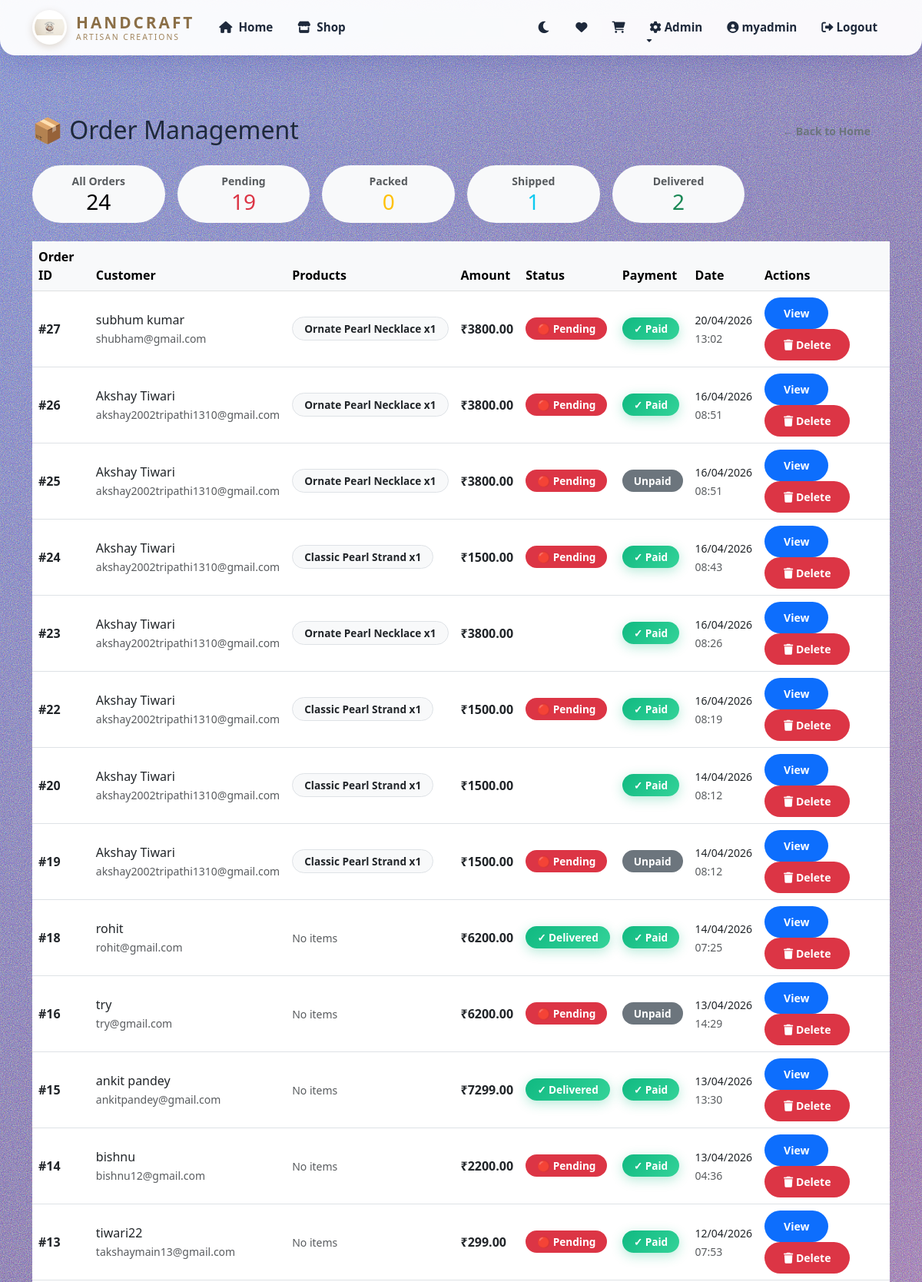
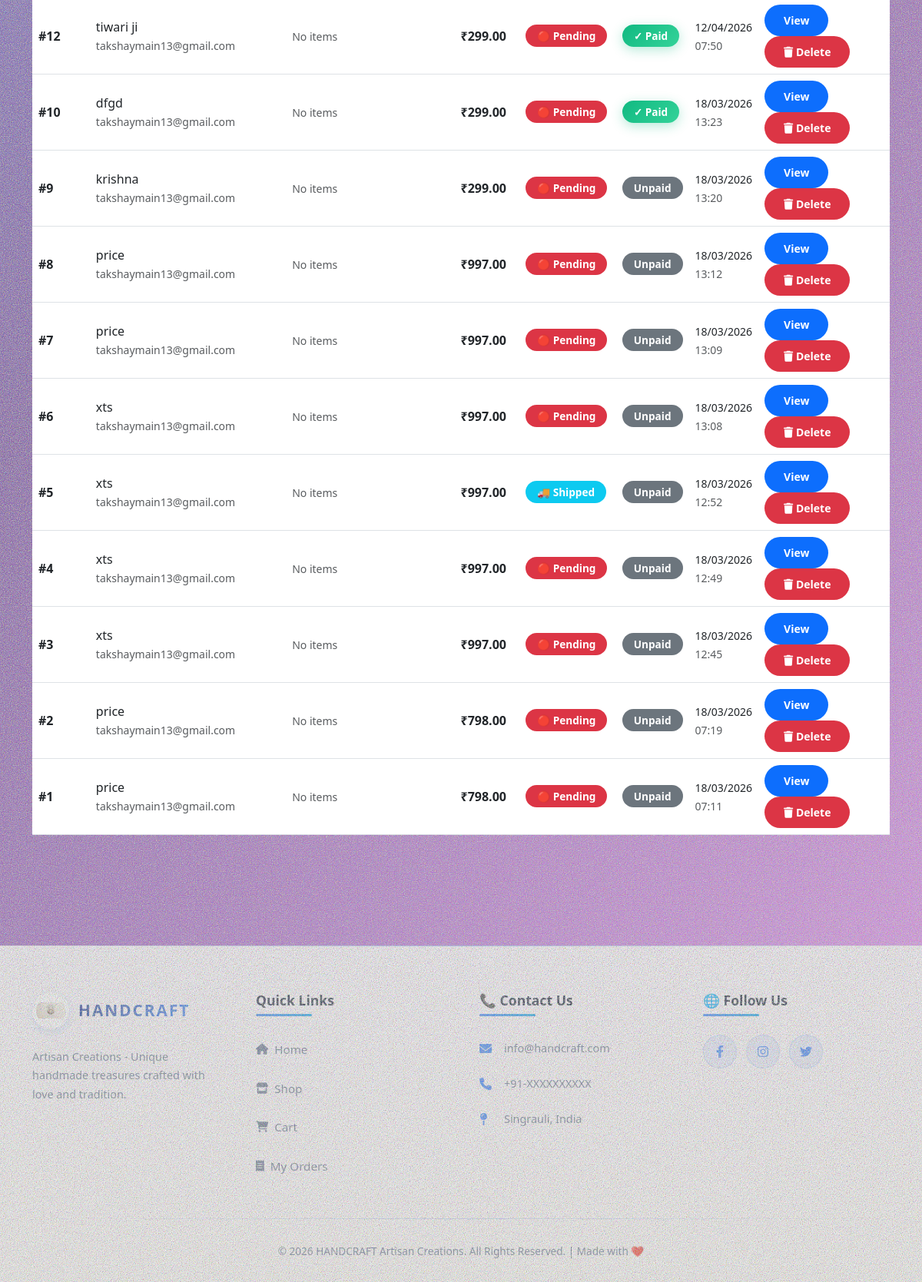
/orders/manage/ (signed in), run on the app's committed database (2 pictures, top to bottom).
### shop/models.py (models this page shows, shortened)
class Order(models.Model):
    STATUS_CHOICES = (
        ('Pending', 'Pending'),
        ('Packed', 'Packed'),
        ('Shipped', 'Shipped'),
        ('Delivered', 'Delivered'),
        ('Cancelled', 'Cancelled'),
    )
    REFUND_STATUS_CHOICES = (
        ('None', 'None'),
        ('Pending', 'Pending'),
        ('Completed', 'Completed'),
    )
    user = models.ForeignKey(User, on_delete=models.SET_NULL, null=True, blank=True)
    full_name = models.CharField(max_length=100)
    email = models.EmailField()
    phone = models.CharField(max_length=15, blank=True, null=True)
    address = models.TextField()
    city = models.CharField(max_length=100)
    pincode = models.CharField(max_length=6)
    total_amount = models.DecimalField(max_digits=10, decimal_places=2)
    payment_status = models.BooleanField(default=False)
    razorpay_order_id = models.CharField(max_length=100, unique=True, null=True, blank=True)
    status = models.CharField(max_length=20, choices=STATUS_CHOICES, default='Pending')
    created_at = models.DateTimeField(auto_now_add=True)
    cancelled_at = models.DateTimeField(null=True, blank=True)
    cancellation_reason = models.TextField(blank=True, default='')
    refund_status = models.CharField(max_length=20, choices=REFUND_STATUS_CHOICES, default='None')

class OrderItem(models.Model):
    order = models.ForeignKey('Order', on_delete=models.CASCADE, related_name='items')
    product = models.ForeignKey(Product, on_delete=models.SET_NULL, null=True)
    quantity = models.PositiveIntegerField(default=1)
    price = models.DecimalField(max_digits=10, decimal_places=2)  # Price at time of order

class Product(models.Model):
    CATEGORY_CHOICES = (
        ('jewelry', 'Jewelry'),
        ('home-decor', 'Home Decor'),
        ('textiles', 'Textiles'),
        ('pottery', 'Pottery'),
        ('bags', 'Bags & Accessories'),
        ('other', 'Other'),
    )
    name = models.CharField(max_length=200)
    price = models.IntegerField()
    description = models.TextField()
    image = models.ImageField(upload_to='products')
    category = models.CharField(max_length=20, choices=CATEGORY_CHOICES, default='other')
    is_active = models.BooleanField(default=True)
    created_at = models.DateTimeField(auto_now_add=True)

### shop/views.py (the view)
# urls.py: path('orders/manage/', views.admin_orders_list, name='admin_orders_list'),
@login_required(login_url='login')
@user_passes_test(is_admin)
def admin_orders_list(request):
    orders = Order.objects.all().order_by('-created_at')
    status_filter = request.GET.get('status')
    if status_filter:
        orders = orders.filter(status=status_filter)
    all_count = Order.objects.count()
    pending_count = Order.objects.filter(status='Pending').count()
    packed_count = Order.objects.filter(status='Packed').count()
    shipped_count = Order.objects.filter(status='Shipped').count()
    delivered_count = Order.objects.filter(status='Delivered').count()
    context = {
        'orders': orders,
        'all_count': all_count,
        'pending_count': pending_count,
        'packed_count': packed_count,
        'shipped_count': shipped_count,
        'delivered_count': delivered_count,
        'current_status': status_filter,
    }
    return render(request, 'shop/admin_orders.html', context)

### shop/templates/shop/admin_orders.html (shortened to what this page needs)
{% extends 'base.html' %}
{% block content %}
<div class="container py-5">
    <div class="row mb-4">
        <div class="col-md-8">
            <h2 class="mb-0">📦 Order Management</h2>
        </div>
        <div class="col-md-4 text-end">
            <a href="{% url 'home' %}" class="btn btn-outline-secondary btn-sm">← Back to Home</a>
        </div>
    </div>
    <div class="row g-3 mb-4">
        <div class="col-md-2">
            <a href="{% url 'admin_orders_list' %}" class="btn btn-light w-100 text-center {% if not current_status %}border-primary border-2{% endif %}">
                <div class="small text-muted">All Orders</div>
                <div class="h3 mb-0">{{ all_count }}</div>
            </a>
        </div>
        <div class="col-md-2">
            <a href="{% url 'admin_orders_list' %}?status=Pending" class="btn btn-light w-100 text-center {% if current_status == 'Pending' %}border-danger border-2{% endif %}">
                <div class="small text-muted">Pending</div>
                <div class="h3 mb-0 text-danger">{{ pending_count }}</div>
            </a>
        </div>
        <div class="col-md-2">
            <a href="{% url 'admin_orders_list' %}?status=Packed" class="btn btn-light w-100 text-center {% if current_status == 'Packed' %}border-warning border-2{% endif %}">
                <div class="small text-muted">Packed</div>
                <div class="h3 mb-0 text-warning">{{ packed_count }}</div>
            </a>
        </div>
        <div class="col-md-2">
            <a href="{% url 'admin_orders_list' %}?status=Shipped" class="btn btn-light w-100 text-center {% if current_status == 'Shipped' %}border-info border-2{% endif %}">
                <div class="small text-muted">Shipped</div>
                <div class="h3 mb-0 text-info">{{ shipped_count }}</div>
            </a>
        </div>
        <div class="col-md-2">
            <a href="{% url 'admin_orders_list' %}?status=Delivered" class="btn btn-light w-100 text-center {% if current_status == 'Delivered' %}border-success border-2{% endif %}">
                <div class="small text-muted">Delivered</div>
                <div class="h3 mb-0 text-success">{{ delivered_count }}</div>
            </a>
        </div>
    </div>
    {% if orders %}
    <div class="table-responsive">
        <table class="table table-hover align-middle">
            <thead class="table-light">
                <tr>
                    <th>Order ID</th>
                    <th>Customer</th>
                    <th>Products</th>
                    <th>Amount</th>
                    <th>Status</th>
                    <th>Payment</th>
                    <th>Date</th>
                    <th>Actions</th>
                </tr>
            </thead>
            <tbody>
                {% for order in orders %}
                <tr>
                    <td><strong>#{{ order.id }}</strong></td>
                    <td>
                        <div>{{ order.full_name }}</div>
                        <small class="text-muted">{{ order.email }}</small>
                    </td>
                    <td>
                        {% with order_items=order.items.all %}
                            {% if order_items %}
                                {% for item in order_items %}
                                    <span class="badge bg-light text-dark border">
                                        {{ item.product.name|default:"Deleted" }} x{{ item.quantity }}
                                    </span>
                                {% endfor %}
                            {% else %}
                                <small class="text-muted">No items</small>
                            {% endif %}
                        {% endwith %}
                    </td>
                    <td><strong>₹{{ order.total_amount }}</strong></td>
                    <td>
                        {% if order.status == 'Pending' %}
                            <span class="badge bg-danger">🔴 Pending</span>
                        {% elif order.status == 'Packed' %}
                            <span class="badge bg-warning text-dark">📦 Packed</span>
                        {% elif order.status == 'Shipped' %}
                            <span class="badge bg-info">🚚 Shipped</span>
                        {% elif order.status == 'Delivered' %}
                            <span class="badge bg-success">✓ Delivered</span>
                        {% endif %}
                    </td>
                    <td>
                        {% if order.payment_status %}
                            <span class="badge bg-success">✓ Paid</span>
                        {% else %}
                            <span class="badge bg-secondary">Unpaid</span>
                        {% endif %}
                    </td>
                    <td>
                        <small>{{ order.created_at|date:"d/m/Y" }}</small><br>
                        <small class="text-muted">{{ order.created_at|time:"H:i" }}</small>
                    </td>
                    <td>
                        <a href="{% url 'admin_order_detail' order.id %}" class="btn btn-sm btn-primary me-1">View</a>
                        <form method="post" style="display: inline;" onsubmit="return confirmDelete({{ order.id }});">
                            <button type="submit" class="btn btn-sm btn-danger">
                                <i class="fas fa-trash"></i> Delete
                            </button>
                        </form>
                    </td>
                </tr>
                {% endfor %}
            </tbody>
        </table>
    </div>
    {% else %}
    <div class="alert alert-info text-center py-5">
        <i class="fas fa-inbox fa-3x mb-3"></i>
        <p class="mb-0 mt-3">No orders found</p>
    </div>
    {% endif %}
</div>
{% endblock %}

### shop/templates/base.html (shortened to what this page needs)
{% load static %}
<!DOCTYPE html>
<html lang="en">
<head>
    <link href="https://cdn.jsdelivr.net/npm/bootstrap@5.3.0/dist/css/bootstrap.min.css" rel="stylesheet">
    <link rel="stylesheet" href="https://cdnjs.cloudflare.com/ajax/libs/font-awesome/6.0.0/css/all.min.css">
</head>
<body>
    <nav class="navbar navbar-expand-lg sticky-top">
        <div class="container">
            <a class="navbar-brand" href="{% url 'home' %}">
                <img src="{% static 'images/logo.png' %}" alt="Handcraft" class="navbar-logo">
                <div class="brand-text">
                    <span class="brand-main">HANDCRAFT</span>
                    <span class="brand-sub">Artisan Creations</span>
                </div>
            </a>
            <div class="collapse navbar-collapse" id="navbarNav">
                <ul class="navbar-nav me-auto">
                    <li class="nav-item">
                        <a class="nav-link fw-bold" href="{% url 'home' %}">
                            <i class="fa-solid fa-home me-1"></i> Home
                        </a>
                    </li>
                    <li class="nav-item">
                        <a class="nav-link fw-bold" href="{% url 'shop' %}">
                            <i class="fa-solid fa-store me-1"></i> Shop
                        </a>
                    </li>
                </ul>
                <ul class="navbar-nav ms-auto align-items-center">
                    <li class="nav-item">
                        <button class="nav-link" id="themeToggle" title="Toggle dark mode" style="background:none;border:none;cursor:pointer;font-size:1.1rem;">
                            <i class="fa-solid fa-moon" id="themeIcon"></i>
                        </button>
                    </li>
                    {% if user.is_authenticated %}
                        <li class="nav-item">
                            <a class="nav-link" href="{% url 'wishlist' %}" title="Wishlist" aria-label="Wishlist">
                                <i class="fa-solid fa-heart" aria-hidden="true"></i>
                            </a>
                        </li>
                        <li class="nav-item">
                            <a class="nav-link" href="{% url 'cart_view' %}" id="cart-link" title="Cart" aria-label="Cart">
                                <i class="fa-solid fa-shopping-cart" aria-hidden="true"></i>
                            </a>
                        </li>
                        {% if user.is_staff %}
                            <li class="nav-item dropdown">
                                <a class="nav-link dropdown-toggle" href="#" id="adminMenu" role="button" data-bs-toggle="dropdown">
                                    <i class="fa-solid fa-cog"></i> Admin
                                </a>
                            </li>
                        {% endif %}
                        <li class="nav-item">
                            <a class="nav-link" href="{% url 'customer_profile' %}">
                                <i class="fa-solid fa-user-circle"></i> {{ user.username }}
                            </a>
                        </li>
                        <li class="nav-item">
                            <a class="nav-link text-danger" href="{% url 'logout' %}">
                                <i class="fa-solid fa-sign-out-alt"></i> Logout
                            </a>
                        </li>
                    {% endif %}
                </ul>
            </div>
        </div>
    </nav>
    <main>
        {% block content %}{% endblock %}
    </main>
    <footer class="footer-main">
        <div class="container">
            <div class="footer-grid">
                <div class="footer-section">
                    <div class="footer-brand">
                        <img src="{% static 'images/logo.png' %}" alt="Handcraft" class="footer-logo">
                        <h5 class="footer-brand-name">HANDCRAFT</h5>
                    </div>
                    <p class="footer-description">Artisan Creations - Unique handmade treasures crafted with love and tradition.</p>
                </div>
                <div class="footer-section">
                    <h5 class="footer-title">Quick Links</h5>
                    <div class="footer-links">
                        <a href="{% url 'home' %}" class="footer-link">
                            <i class="fa-solid fa-home"></i> Home
                        </a>
                        <a href="{% url 'shop' %}" class="footer-link">
                            <i class="fa-solid fa-store"></i> Shop
                        </a>
                        {% if user.is_authenticated %}
                            <a href="{% url 'cart_view' %}" class="footer-link">
                                <i class="fa-solid fa-shopping-cart"></i> Cart
                            </a>
                            <a href="{% url 'my_orders' %}" class="footer-link">
                                <i class="fa-solid fa-receipt"></i> My Orders
                            </a>
                        {% endif %}
                    </div>
                </div>
                <div class="footer-section">
                    <h5 class="footer-title">📞 Contact Us</h5>
                    <div class="footer-info">
                        <p class="footer-info-item">
                            <i class="fa-solid fa-envelope"></i>
                            <span>info@handcraft.com</span>
                        </p>
                        <p class="footer-info-item">
                            <i class="fa-solid fa-phone"></i>
                            <span>+91-XXXXXXXXXX</span>
                        </p>
                        <p class="footer-info-item">
                            <i class="fa-solid fa-map-pin"></i>
                            <span>Singrauli, India</span>
                        </p>
                    </div>
                </div>
                <div class="footer-section">
                    <h5 class="footer-title">🌐 Follow Us</h5>
                    <div class="footer-social">
                        <a href="#" class="social-icon" title="Facebook">
                            <i class="fa-brands fa-facebook-f"></i>
                        </a>
                        <a href="#" class="social-icon" title="Instagram">
                            <i class="fa-brands fa-instagram"></i>
                        </a>
                        <a href="#" class="social-icon" title="Twitter">
                            <i class="fa-brands fa-twitter"></i>
                        </a>
                    </div>
                </div>
            </div>
            <div class="footer-divider"></div>
            <div class="footer-copyright">
                <p>&copy; 2026 HANDCRAFT Artisan Creations. All Rights Reserved. | Made with ❤️</p>
            </div>
        </div>
    </footer>
    <div class="position-fixed bottom-0 end-0 p-3" style="z-index: 1100">
    </div>
</body>
</html>

### data on the page
Order: id "27", full_name "subhum kumar", email "shubham@gmail.com", total_amount "3800.00", status "🔴 Pending", payment_status "✓ Paid", created_at "20/04/2026", created_at "13:02"
OrderItem: product.name "Ornate Pearl Necklace", quantity "1"
Order: id "26", full_name "Akshay Tiwari", email "akshay2002tripathi1310@gmail.com", total_amount "3800.00", status "🔴 Pending", payment_status "✓ Paid", created_at "16/04/2026", created_at "08:51"
OrderItem: product.name "Ornate Pearl Necklace", quantity "1"
Order: id "25", full_name "Akshay Tiwari", email "akshay2002tripathi1310@gmail.com", total_amount "3800.00", status "🔴 Pending", payment_status "Unpaid", created_at "16/04/2026", created_at "08:51"
OrderItem: product.name "Ornate Pearl Necklace", quantity "1"
Order: id "24", full_name "Akshay Tiwari", email "akshay2002tripathi1310@gmail.com", total_amount "1500.00", status "🔴 Pending", payment_status "✓ Paid", created_at "16/04/2026", created_at "08:43"
OrderItem: product.name "Classic Pearl Strand", quantity "1"
Order: id "23", full_name "Akshay Tiwari", email "akshay2002tripathi1310@gmail.com", total_amount "3800.00", payment_status "✓ Paid", created_at "16/04/2026", created_at "08:26"
OrderItem: product.name "Ornate Pearl Necklace", quantity "1"
Order: id "22", full_name "Akshay Tiwari", email "akshay2002tripathi1310@gmail.com", total_amount "1500.00", status "🔴 Pending", payment_status "✓ Paid", created_at "16/04/2026", created_at "08:19"
OrderItem: product.name "Classic Pearl Strand", quantity "1"
Order: id "20", full_name "Akshay Tiwari", email "akshay2002tripathi1310@gmail.com", total_amount "1500.00", payment_status "✓ Paid", created_at "14/04/2026", created_at "08:12"
OrderItem: product.name "Classic Pearl Strand", quantity "1"
Order: id "19", full_name "Akshay Tiwari", email "akshay2002tripathi1310@gmail.com", total_amount "1500.00", status "🔴 Pending", payment_status "Unpaid", created_at "14/04/2026", created_at "08:12"
OrderItem: product.name "Classic Pearl Strand", quantity "1"
Order: id "18", full_name "rohit", email "rohit@gmail.com", shows "No items", total_amount "6200.00", status "✓ Delivered", payment_status "✓ Paid", created_at "14/04/2026", created_at "07:25"
Order: id "16", full_name "try", email "try@gmail.com", shows "No items", total_amount "6200.00", status "🔴 Pending", payment_status "Unpaid", created_at "13/04/2026", created_at "14:29"
Order: id "15", full_name "ankit pandey", email "ankitpandey@gmail.com", shows "No items", total_amount "7299.00", status "✓ Delivered", payment_status "✓ Paid", created_at "13/04/2026", created_at "13:30"
Order: id "14", full_name "bishnu", email "bishnu12@gmail.com", shows "No items", total_amount "2200.00", status "🔴 Pending", payment_status "✓ Paid", created_at "13/04/2026", created_at "04:36"
Order: id "13", full_name "tiwari22", email "takshaymain13@gmail.com", shows "No items", total_amount "299.00", status "🔴 Pending", payment_status "✓ Paid", created_at "12/04/2026", created_at "07:53"
Order: id "12", full_name "tiwari ji", email "takshaymain13@gmail.com", shows "No items", total_amount "299.00", status "🔴 Pending", payment_status "✓ Paid", created_at "12/04/2026", created_at "07:50"
Order: id "10", full_name "dfgd", email "takshaymain13@gmail.com", shows "No items", total_amount "299.00", status "🔴 Pending", payment_status "✓ Paid", created_at "18/03/2026", created_at "13:23"
Order: id "9", full_name "krishna", email "takshaymain13@gmail.com", shows "No items", total_amount "299.00", status "🔴 Pending", payment_status "Unpaid", created_at "18/03/2026", created_at "13:20"
Order: id "8", full_name "price", email "takshaymain13@gmail.com", shows "No items", total_amount "997.00", status "🔴 Pending", payment_status "Unpaid", created_at "18/03/2026", created_at "13:12"
Order: id "7", full_name "price", email "takshaymain13@gmail.com", shows "No items", total_amount "997.00", status "🔴 Pending", payment_status "Unpaid", created_at "18/03/2026", created_at "13:09"
Order: id "6", full_name "xts", email "takshaymain13@gmail.com", shows "No items", total_amount "997.00", status "🔴 Pending", payment_status "Unpaid", created_at "18/03/2026", created_at "13:08"
Order: id "5", full_name "xts", email "takshaymain13@gmail.com", shows "No items", total_amount "997.00", status "🚚 Shipped", payment_status "Unpaid", created_at "18/03/2026", created_at "12:52"
Order: id "4", full_name "xts", email "takshaymain13@gmail.com", shows "No items", total_amount "997.00", status "🔴 Pending", payment_status "Unpaid", created_at "18/03/2026", created_at "12:49"
Order: id "3", full_name "xts", email "takshaymain13@gmail.com", shows "No items", total_amount "997.00", status "🔴 Pending", payment_status "Unpaid", created_at "18/03/2026", created_at "12:45"
Order: id "2", full_name "price", email "takshaymain13@gmail.com", shows "No items", total_amount "798.00", status "🔴 Pending", payment_status "Unpaid", created_at "18/03/2026", created_at "07:19"
Order: id "1", full_name "price", email "takshaymain13@gmail.com", shows "No items", total_amount "798.00", status "🔴 Pending", payment_status "Unpaid", created_at "18/03/2026", created_at "07:11"

### other printed values
{{ user.username }} "myadmin"
{{ all_count }} "24"
{{ pending_count }} "19"
{{ packed_count }} "0"
{{ shipped_count }} "1"
{{ delivered_count }} "2"
